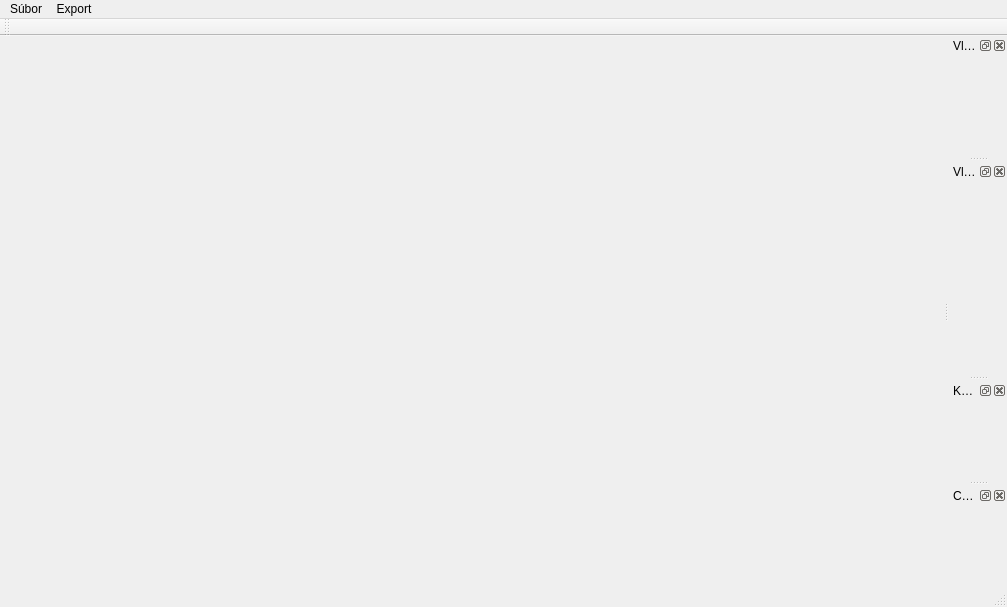
<?xml version="1.0" encoding="UTF-8"?>
<ui version="4.0">
 <class>HlavneOkno</class>
 <widget class="QMainWindow" name="HlavneOkno">
  <property name="geometry">
   <rect>
    <x>0</x>
    <y>0</y>
    <width>1007</width>
    <height>607</height>
   </rect>
  </property>
  <property name="windowTitle">
   <string>HlavneOkno</string>
  </property>
  <widget class="QWidget" name="centralWidget">
   <layout class="QHBoxLayout" name="horizontalLayout">
    <item>
     <widget class="PracovnaPlocha" name="pracovnaPlocha" native="true"/>
    </item>
   </layout>
  </widget>
  <widget class="QMenuBar" name="menuBar">
   <property name="geometry">
    <rect>
     <x>0</x>
     <y>0</y>
     <width>1007</width>
     <height>21</height>
    </rect>
   </property>
   <widget class="QMenu" name="menuS_bor">
    <property name="title">
     <string>Súbor</string>
    </property>
    <addaction name="actionNov_dr_ha"/>
    <addaction name="actionOtvori_existuj_cu_dr_hu"/>
    <addaction name="separator"/>
    <addaction name="actionUlo_i"/>
    <addaction name="actionUlo_i_ako"/>
    <addaction name="separator"/>
    <addaction name="actionUkon_i"/>
   </widget>
   <widget class="QMenu" name="menuExport">
    <property name="title">
     <string>Export</string>
    </property>
    <addaction name="actionExport_do_PDF"/>
    <addaction name="actionExport_do_SVG"/>
   </widget>
   <addaction name="menuS_bor"/>
   <addaction name="menuExport"/>
  </widget>
  <widget class="QToolBar" name="toolBar">
   <attribute name="toolBarArea">
    <enum>TopToolBarArea</enum>
   </attribute>
   <attribute name="toolBarBreak">
    <bool>false</bool>
   </attribute>
  </widget>
  <widget class="QStatusBar" name="statusBar"/>
  <widget class="QDockWidget" name="vlastnostiDokumentuWidget">
   <property name="windowTitle">
    <string>Vlastnosti dokumentu</string>
   </property>
   <attribute name="dockWidgetArea">
    <number>2</number>
   </attribute>
   <widget class="QWidget" name="dockWidgetContents">
    <layout class="QVBoxLayout" name="verticalLayout">
     <property name="leftMargin">
      <number>2</number>
     </property>
     <property name="topMargin">
      <number>2</number>
     </property>
     <property name="rightMargin">
      <number>2</number>
     </property>
     <property name="bottomMargin">
      <number>2</number>
     </property>
     <item>
      <widget class="PanelVlastnosti" name="vlastnostiDokumentu" native="true"/>
     </item>
    </layout>
   </widget>
  </widget>
  <widget class="QDockWidget" name="vlastnostiObjektuWidget">
   <property name="windowTitle">
    <string>Vlastnosti objektu</string>
   </property>
   <attribute name="dockWidgetArea">
    <number>2</number>
   </attribute>
   <widget class="QWidget" name="dockWidgetContents_3">
    <layout class="QVBoxLayout" name="verticalLayout_2">
     <item>
      <widget class="PanelVlastnosti" name="vlastnostiObjektu" native="true"/>
     </item>
    </layout>
   </widget>
  </widget>
  <widget class="QDockWidget" name="dockWidget">
   <property name="windowTitle">
    <string>Kontroly</string>
   </property>
   <attribute name="dockWidgetArea">
    <number>2</number>
   </attribute>
   <widget class="KontrolyPanel" name="kontroly"/>
  </widget>
  <widget class="QDockWidget" name="dockWidget_2">
   <property name="windowTitle">
    <string>Chyby</string>
   </property>
   <attribute name="dockWidgetArea">
    <number>2</number>
   </attribute>
   <widget class="ChybyPanel" name="chyby"/>
  </widget>
  <action name="actionNov_dr_ha">
   <property name="text">
    <string>Nová dráha</string>
   </property>
  </action>
  <action name="actionOtvori_existuj_cu_dr_hu">
   <property name="text">
    <string>Otvoriť existujúcu dráhu</string>
   </property>
  </action>
  <action name="actionUlo_i">
   <property name="text">
    <string>Uložiť</string>
   </property>
  </action>
  <action name="actionUlo_i_ako">
   <property name="text">
    <string>Uložiť ako</string>
   </property>
  </action>
  <action name="actionUkon_i">
   <property name="text">
    <string>Ukončiť</string>
   </property>
  </action>
  <action name="actionExport_do_PDF">
   <property name="text">
    <string>Export do PDF</string>
   </property>
  </action>
  <action name="actionExport_do_SVG">
   <property name="text">
    <string>Export do SVG</string>
   </property>
  </action>
 </widget>
 <layoutdefault spacing="6" margin="11"/>
 <customwidgets>
  <customwidget>
   <class>PracovnaPlocha</class>
   <extends>QWidget</extends>
   <header>pracovnaplocha.h</header>
   <container>1</container>
  </customwidget>
  <customwidget>
   <class>PanelVlastnosti</class>
   <extends>QWidget</extends>
   <header location="global">panelvlastnosti.h</header>
   <container>1</container>
  </customwidget>
  <customwidget>
   <class>KontrolyPanel</class>
   <extends>QWidget</extends>
   <header>kontrolypanel.h</header>
   <container>1</container>
  </customwidget>
  <customwidget>
   <class>ChybyPanel</class>
   <extends>QWidget</extends>
   <header>chybypanel.h</header>
   <container>1</container>
  </customwidget>
 </customwidgets>
 <resources/>
 <connections/>
</ui>
